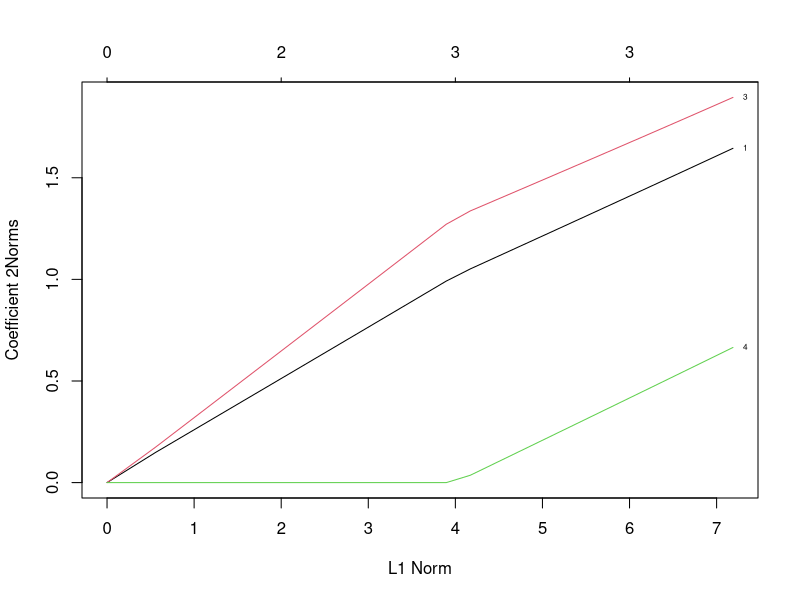

Write R code to recreate this figure.
## ---- chunk 1
library(glmnet)
## ---- chunk 2
set.seed(65587)
x <- matrix(rnorm(100), 25, 4)
#x <- as.data.frame(x)
#colnames(x) <- c('x1', 'x2', 'x3', 'x4')

y1 <- 0.9*x[,1] + 0.00*x[,2] + 1.2*x[,3] + 0.3*x[,4]
y2 <- 1.1*x[,1] + 0.02*x[,2] + 0.8*x[,3] + 0.4*x[,4]
y3 <- 0.9*x[,1] + 0.01*x[,2] + 1.3*x[,3] + 0.5*x[,4]
y <- cbind(y1, y2, y3)
## ---- chunk 3
mfit = glmnet(x, y, family = "mgaussian")
plot(mfit,type.coef="2norm", label = TRUE)
## ---- chunk 4
coef(mfit, s=1)  
coef(mfit, s=0.1)  
coef(mfit, s=0.001)
